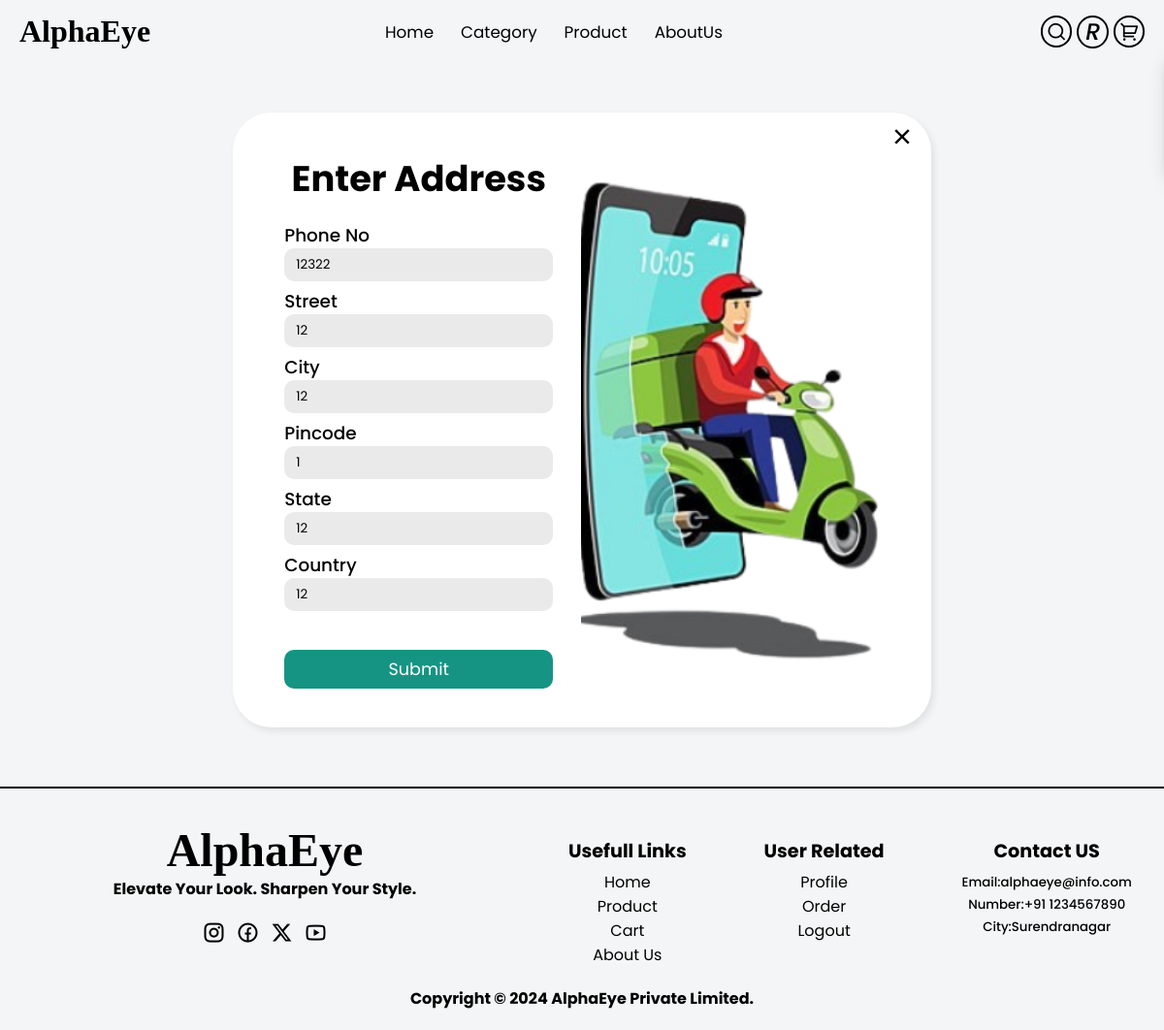
The page /address.php (signed in) on the database as committed earlier.
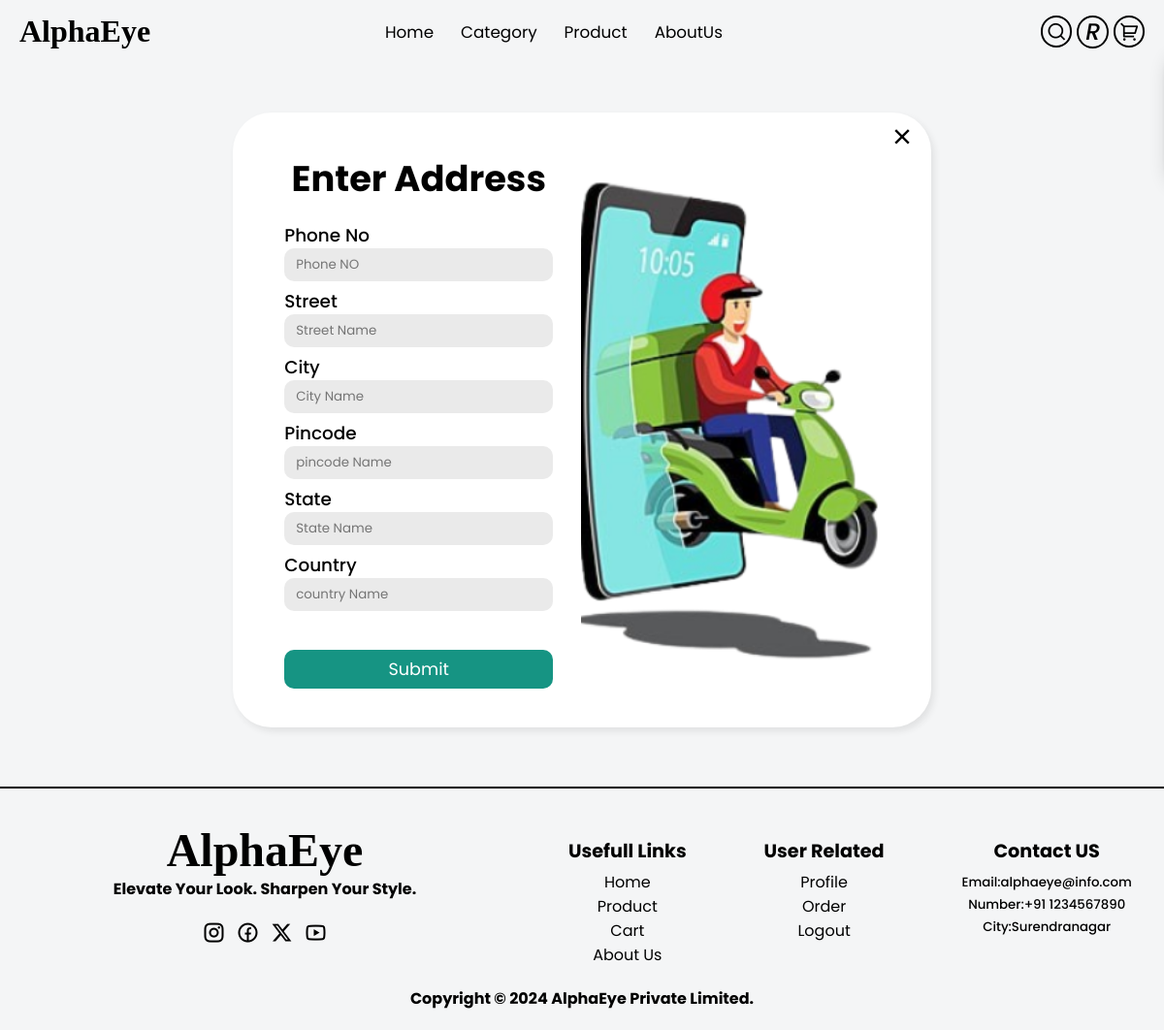
The same page on the database as committed later.
### tables this page shows
CREATE TABLE `useraddres` (
  `userid` int(11) DEFAULT NULL,
  `Phonenumber` int(10) DEFAULT NULL,
  `street` varchar(255) DEFAULT NULL,
  `city` varchar(255) DEFAULT NULL,
  `state` varchar(255) DEFAULT NULL,
  `country` varchar(255) DEFAULT NULL,
  `pincode` int(6) DEFAULT NULL
);

### address.php (the view, shortened to what this page needs)
<!DOCTYPE html>
<html lang="en">
<head>
    <link rel="stylesheet" href="cssStyle/addresspage.css">
</head>
<body>
    <?php include("config/remixicone.php");?>
    <?php include("config/fontfamily.php");
         include("component/nav.php");
        include("config/dbconnect.php");
        if(isset($_SESSION['email'])&& isset($_SESSION['role'])){
            $email=$_SESSION['email'];
            $fetchuser="select * from userdata where useremail='$email'";
            $result=mysqli_query($con,$fetchuser);
            $data=mysqli_fetch_array($result);
            $isaddress=false;
            $select="SELECT * FROM `useraddres` WHERE userid=$data[id]";
            $ans=mysqli_query($con,$select);
            if(mysqli_num_rows($ans)>0){
                $dataaddress=mysqli_fetch_array($ans);
                $isaddress=true;
            }
        }
        else{
            header("Location: cart.php");
            exit();
        }
        ?>
        <link rel="stylesheet" href="component/nav.css">
        <div class="login-container">
            <div class="login-div">
                <a href="cart.php">
                    <i class="ri-close-fill close-icon" id="close-icon"></i>
                </a>
                <form method="post" action="useraddress.php">
                    <h1 class="heading">Enter Address</h1>
                    <label for="phoneno" class="phoneno">Phone No</label>
                    <input type="number" min="0000000000" max="9999999999" id="phoneno" name="phoneno" required placeholder="Phone NO"
                    value="<?php if($isaddress) echo $dataaddress['Phonenumber']; ?>">
                    <label for="street" class="street">Street</label>
                    <input type="text" id="street" name="street" required placeholder="Street Name"
                    value="<?php if($isaddress) echo $dataaddress['street']; ?>">
                    <label for="city" class="city">City</label>
                    <input type="text" id="city" name="city" required placeholder="City Name"
                    value="<?php if($isaddress) echo $dataaddress['city']; ?>">
                    <label for="pincode" class="pincode">Pincode</label>
                    <input type="number" min="000000" max="999999" id="pincode" name="pincode" required placeholder="pincode Name"
                    value="<?php if($isaddress) echo $dataaddress['pincode']; ?>">
                    <label for="state" class="state">State</label>
                    <input type="text" id="state" name="state" required placeholder="State Name"
                    value="<?php if($isaddress) echo $dataaddress['state']; ?>">
                    <label for="country" class="country">Country</label>
                    <input type="text" id="country" name="country" required placeholder="country Name"
                    value="<?php if($isaddress) echo $dataaddress['country']; ?>">
                    <input type="submit" name="address" id="sub" name="address">
                </form>
                <div class="image-part">
                        <img src="assets/staticimg/delivery.png" alt="image of login">
                </div>
            </div>
        </div>
        <?php include("component/footer.php");?>
</body>
</html>

Rows that differ between the two databases and show on the page:
removed useraddres: phoneno "12322", street "12", city "12", pincode "1", state "12", country "12"
